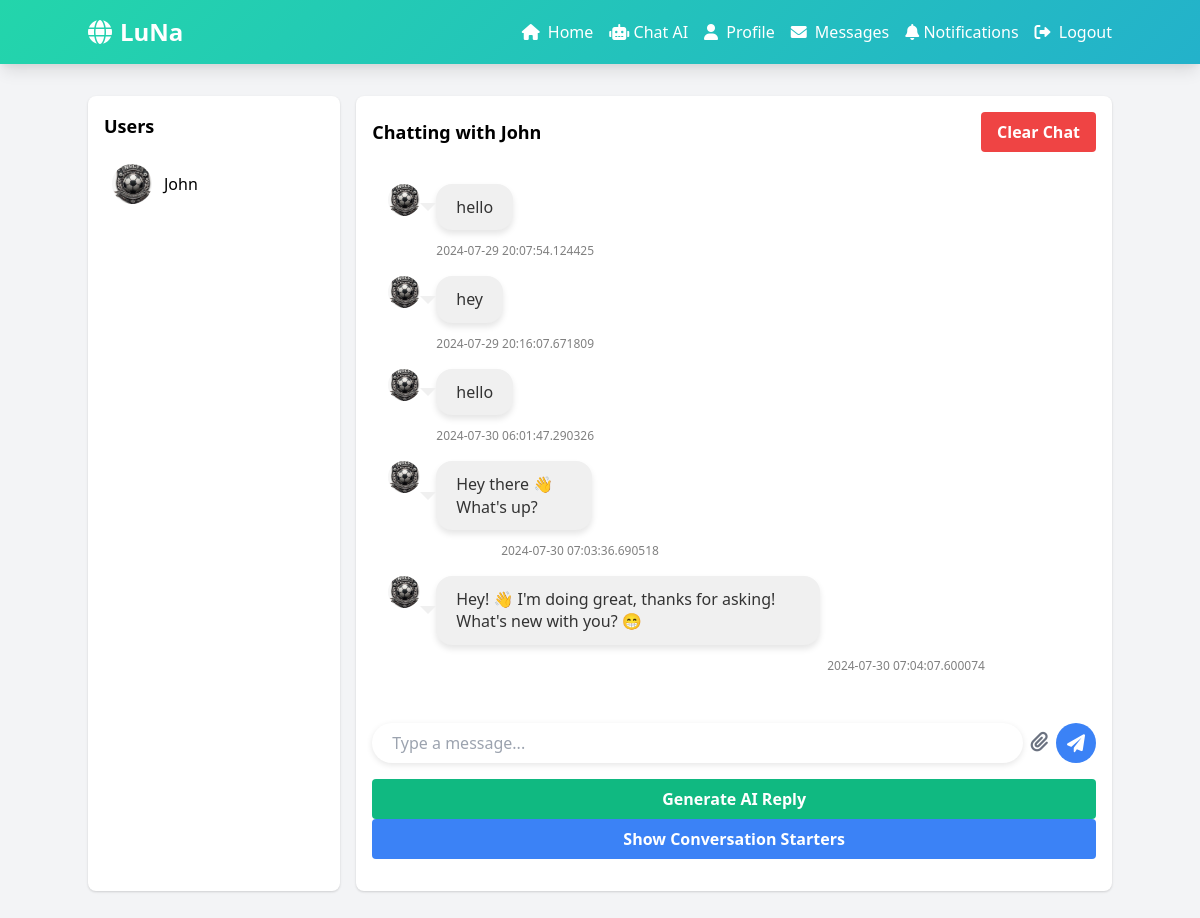
Page /messages/ (signed in) on the committed database.
### models.py (models this page shows, shortened)
class User(UserMixin, db.Model):  # Ensure UserMixin is extended
    id = db.Column(db.Integer, primary_key=True)
    username = db.Column(db.String(80), unique=True, nullable=False, index=True)
    email = db.Column(db.String(120), unique=True, nullable=False, index=True)
    password_hash = db.Column(db.String(128), nullable=False)
    profile_picture = db.Column(db.String(120), default='default.jpg')
    bio = db.Column(db.Text)
    date_joined = db.Column(db.DateTime, default=lambda: datetime.now(pytz.timezone('Africa/Nairobi')))
    posts = db.relationship('Post', backref='author', lazy='dynamic', cascade="all, delete-orphan")
    comments = db.relationship('Comment', backref='author', lazy='dynamic', cascade="all, delete-orphan")
    followed = db.relationship(
        'User',
        secondary=followers,
        primaryjoin=id == followers.c.follower_id,
        secondaryjoin=id == followers.c.followed_id,
        backref=db.backref('followers', lazy='dynamic'),
        lazy='dynamic'
    )

class Message(db.Model):
    id = db.Column(db.Integer, primary_key=True)
    sender_id = db.Column(db.Integer, db.ForeignKey('user.id'), nullable=False)
    recipient_id = db.Column(db.Integer, db.ForeignKey('user.id'), nullable=False)
    content = db.Column(db.Text, nullable=False)
    media_url = db.Column(db.String, nullable=True)
    timestamp = db.Column(db.DateTime, default=datetime.utcnow)
    sender = db.relationship('User', foreign_keys=[sender_id], backref='sent_messages')
    recipient = db.relationship('User', foreign_keys=[recipient_id], backref='received_messages')

### app.py (the view)
@app.route('/messages/', defaults={'recipient_id': None})
@app.route('/messages/<int:recipient_id>')
@login_required
def messages(recipient_id):
    available_users = get_available_users()
    if recipient_id is None and available_users:
        recipient_id = available_users[0]['id']
    recipient = User.query.get(recipient_id) if recipient_id else None
    messages = get_messages(current_user.id, recipient_id) if recipient_id else []
    starters = get_conversation_starters(current_user.id, recipient_id) if recipient_id else []
    return render_template('messages.html',
                           messages=messages,
                           starters=starters,
                           recipient=recipient,
                           available_users=available_users,
                           current_user=current_user)

### app.py (called while the page is built)
@login_manager.user_loader
def load_user(user_id):
    return User.query.get(int(user_id))

@app.before_request
def make_session_permanent():
    session.permanent = True
    app.permanent_session_lifetime = timedelta(days=30)

def get_messages(current_user_id, recipient_id, page=1, per_page=20):
    messages = db.session.query(Message, User).join(User, Message.sender_id == User.id).filter(
        or_(
            (Message.sender_id == current_user_id) & (Message.recipient_id == recipient_id),
            (Message.sender_id == recipient_id) & (Message.recipient_id == current_user_id)
        )
    ).order_by(Message.timestamp.asc()).paginate(page=page, per_page=per_page, error_out=False)
    return messages.items

def get_available_users():
    users = User.query.filter(User.id != current_user.id).all()
    return [{'id': user.id, 'username': user.username, 'profile_picture': user.profile_picture} for user in users]

@app.before_request
def make_session_permanent():
    session.permanent = True
    app.permanent_session_lifetime = timedelta(days=30)

### templates/messages.html (shortened to what this page needs)
<!DOCTYPE html>
<html lang="en">
<head>
    <link href="https://cdn.jsdelivr.net/npm/tailwindcss@2.2.19/dist/tailwind.min.css" rel="stylesheet">
    <link rel="stylesheet" href="https://cdnjs.cloudflare.com/ajax/libs/font-awesome/6.0.0-beta3/css/all.min.css">
</head>
<body class="bg-gray-100">
    <nav class="gradient-bg p-4 shadow-lg">
        <div class="container mx-auto flex justify-between items-center">
            <a href="/" class="text-white text-2xl font-bold flex items-center">
                <i class="fas fa-globe mr-2"></i>
                LuNa
            </a>
            <div id="menu" class="hidden md:flex space-x-4">
                <a href="/" class="text-white hover:text-gray-200 transition duration-300"><i class="fas fa-home mr-1"></i> Home</a>
                <a href="https://micymike-michaelmosesbot.hf.space" class="text-white hover:text-gray-200 transition duration-300"><i class="fa-solid fa-robot"></i> Chat AI</a>
                <a href="/profile/{{ current_user.username }}" class="text-white hover:text-gray-200 transition duration-300"><i class="fas fa-user mr-1"></i> Profile</a>
                <a href="/messages" class="text-white hover:text-gray-200 transition duration-300"><i class="fas fa-envelope mr-1"></i> Messages</a>
                <a href="/notifications" class="text-white hover:text-gray-200 transition duration-300"><i class="fa-solid fa-bell"></i> Notifications</a>
                <a href="/logout" class="text-white hover:text-gray-200 transition duration-300"><i class="fas fa-sign-out-alt mr-1"></i> Logout</a>
            </div>
        </div>
    </nav>
    <div class="container mx-auto py-8">
        <div class="flex flex-col md:flex-row">
            <div class="w-full md:w-1/4 bg-white p-4 rounded-lg shadow mb-4 md:mb-0">
              <h2 class="text-lg font-bold mb-4">Users</h2>
              {% for user in available_users %}
              <a href="{{ url_for('messages', recipient_id=user.id) }}" class="user-link flex items-center p-2 rounded-lg hover:bg-gray-200" data-user-id="{{ user.id }}">
                  <img src="{{ url_for('static', filename='uploads/' + user.profile_picture) }}" alt="{{ user.username }}" class="w-10 h-10 rounded-full">
                  <span class="ml-3">{{ user.username }}</span>
              </a>
              {% endfor %}
          </div>
            <div class="w-full md:w-3/4 bg-white p-4 rounded-lg shadow ml-0 md:ml-4 flex flex-col">
              {% if recipient %}
              <div class="flex justify-between items-center mb-4">
                  <h2 class="text-lg font-bold">Chatting with {{ recipient.username }}</h2>
                  <button id="clearChatBtn" class="bg-red-500 hover:bg-red-600 text-white font-bold py-2 px-4 rounded">
                      Clear Chat
                  </button>
              </div>
                    <div id="messages" class="flex-1 overflow-y-auto mb-4 p-4">
                        {% for message, sender in messages %}
                            <div class="flex items-start mb-4 {{ 'justify-end' if message.sender_id == current_user.id else '' }}">
                                {% if message.sender_id != current_user.id %}
                                    <img src="{{ sender.profile_picture }}" alt="{{ sender.username }}" class="w-8 h-8 rounded-full mr-2">
                                {% endif %}
                                <div class="{{ 'ml-2' if message.sender_id != current_user.id else 'mr-2' }}">
                                    <div class="chat-bubble {{ 'right' if message.sender_id == current_user.id else 'left' }}">
                                        <p>{{ message.content }}</p>
                                    </div>
                                    <span class="message-timestamp">{{ message.timestamp }}</span>
                                </div>
                            </div>
                        {% endfor %}
                    </div>
                    <form id="message-form" action="{{ url_for('send_message_route', recipient_id=recipient.id) }}" method="post" enctype="multipart/form-data" class="flex items-center">
                        <input type="text" name="content" placeholder="Type a message..." class="message-input flex-1 mr-2">
                        <label for="media" class="cursor-pointer mr-2">
                            <i class="fas fa-paperclip text-gray-500 text-xl"></i>
                        </label>
                        <button type="submit" class="send-button">
                            <i class="fas fa-paper-plane"></i>
                        </button>
                    </form>
                    <button id="aiReplyBtn" class="bg-green-500 hover:bg-green-600 text-white font-bold py-2 px-4 rounded mt-4">
                      Generate AI Reply
                  </button>
                    <button id="showStartersBtn" class="bg-blue-500 hover:bg-blue-600 text-white font-bold py-2 px-4 rounded mb-4">
                      Show Conversation Starters
                  </button>
                {% else %}
                    <p class="text-center text-gray-500">Select a user to start chatting.</p>
                {% endif %}
            </div>
        </div>
    </div>
</body>
</html>

### templates/messages.html (style rules this page uses)
.gradient-bg { background: linear-gradient(-45deg, #ee7752, #e73c7e, #23a6d5, #23d5ab); background-size: 400% 400%; animation: gradientBG 15s ease infinite; }
.chat-bubble { max-width: 70%; word-wrap: break-word; margin-bottom: 8px; line-height: 1.4; padding: 12px 20px; border-radius: 16px; display: inline-block; position: relative; font-family: 'Segoe UI', Tahoma, Geneva, Verdana, sans-serif; box-shadow: 0 4px 6px rgba(0, 0, 0, 0.1); transition: transform 0.3s ease, box-shadow 0.3s ease; }
.chat-bubble.left { background: #f0f0f0; color: #333; align-self: flex-start; }
.chat-bubble.left::after { content: ""; position: absolute; border-style: solid; border-width: 8px 8px 0; border-color: #f0f0f0 transparent; top: 50%; transform: translateY(-50%); left: -16px; border-color: #f0f0f0 transparent; }
.message-input { border: none; border-radius: 20px; padding: 10px 20px; font-size: 16px; height: 40px; box-shadow: 0 2px 6px rgba(0, 0, 0, 0.1); }
.send-button { border-radius: 50%; width: 40px; height: 40px; display: flex; align-items: center; justify-content: center; background-color: #3b82f6; color: white; font-size: 18px; transition: all 0.3s ease; }
.message-timestamp { display: block; font-size: 12px; color: gray; margin-top: 4px; text-align: right; }

### rows in the picture
User: profile_picture (picture), username "John"
Message: profile_picture (picture), content "hello", timestamp "2024-07-29 20:07:54.124425"
Message: profile_picture (picture), content "hey", timestamp "2024-07-29 20:16:07.671809"
Message: profile_picture (picture), content "hello", timestamp "2024-07-30 06:01:47.290326"
Message: profile_picture (picture), content "Hey there 👋 What's up?", timestamp "2024-07-30 07:03:36.690518"
Message: profile_picture (picture), content "Hey! 👋 I'm doing great, thanks for asking! What's new with you? 😁", timestamp "2024-07-30 07:04:07.600074"
